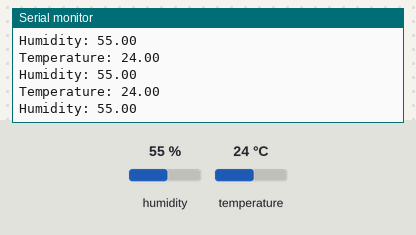
Recording of a sketch running on a simulated Arduino Uno, built with avr-gcc and run on an emulated ATmega328P. Shown: the last lines printed to the serial monitor. Inputs (shaded band) come from the test bench; at power-on: humidity 55 %, temperature 24 °C.

Above: at 2.8 s.
2.9 s: humidity set to 22 %
At 4.8 s:
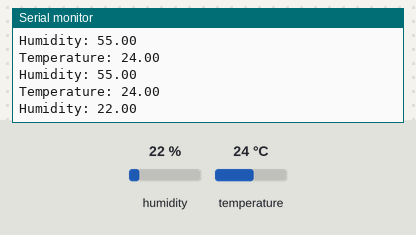
5.6 s: temperature set to 12 °C
At 6.8 s:
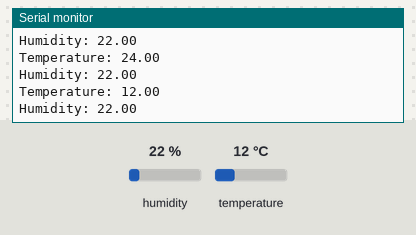
8.3 s: humidity set to 40 %
At 10.4 s:
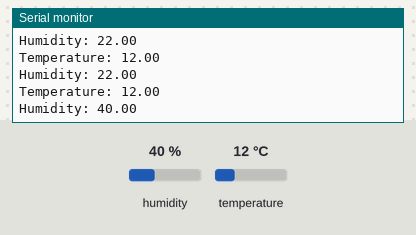
Timing chart, 0 to 11.9 s (numbered marks = the images above; inputs shaded):
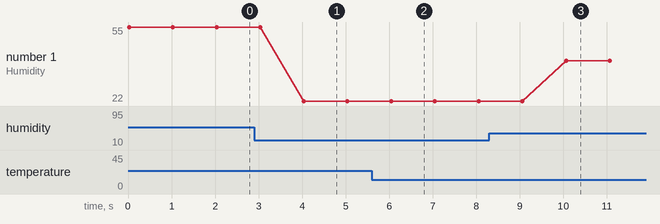

The sketch:

DHt22Code.ino
```cpp
#include <Wire.h>
#include <DHT.h>
#include <LiquidCrystal_I2C.h>

LiquidCrystal_I2C lcd(0x27, 20, 4);
#define DHTPIN 7
#define DHTTYPE DHT22
float temp, hum;
DHT dht(DHTPIN, DHTTYPE);
void setup() {
  // put your setup code here, to run once:
  Serial.begin(9600);
  dht.begin();

}

void loop() {
  // put your main code here, to run repeatedly:
  temp = dht.readTemperature();
  hum  = dht.readHumidity();
  Serial.print("Temperature: ");
  Serial.println(temp);
  Serial.print("Humidity: ");
  Serial.println(hum);
  delay(1000);
}
```

Measured:
- after the input at 2.9 s, the serial monitor: prints a new line after 1.1 s (image 1)
- after the input at 5.6 s, the serial monitor: prints a new line after 0.43 s (image 2)
- after the input at 8.3 s, the serial monitor: prints a new line after 1.8 s (image 3)
- plotted number 1: 55 → 22 after the input at 2.9 s, 22 → 40 after the input at 8.3 s
